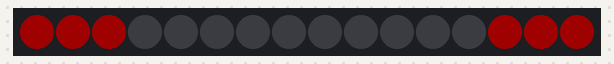
The sketch below on a simulated ESP8266 (NodeMCU). Shown: 16 RGB LEDs in strip order, left to right. Dim RGB values are drawn brighter than linear; random numbers use the default seed unless the sketch sets one.

Above: at 0.29 s.
At 4.47 s:
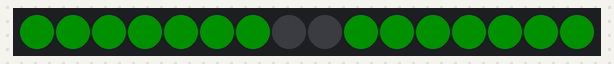
At 10.27 s:
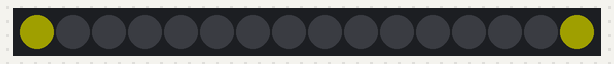
At 17.14 s:
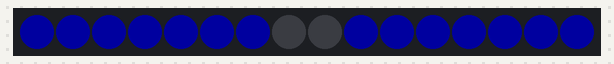
At 27.56 s:
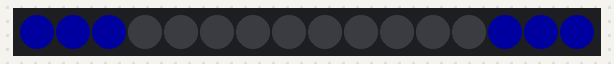
At 39.45 s:
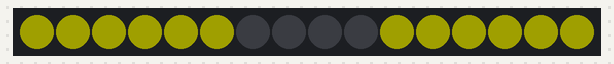

The sketch:

ws2812b_test_16.ino
```cpp
/**
 * 适用于16个灯珠的灯环测试
 * 只要是ws2812b的灯带，够16个灯珠都能正常使用
 */

 #include <FastLED.h>

//定义灯珠数量
#define WS_NUM_LEDS 16

//定义信号引脚
#define WS_DATA_PIN D4

//定义灯珠的顺序，多数ws2812b 都是GRB的顺序（如果发现颜色显示错误，可以重新排列）
#define WS_COLOR GRB

//创建LED管理对象
CRGB ws_leds[WS_NUM_LEDS];

void setup() {

  //设置芯片型号，和信号引脚，以及RGB灯珠的顺序（GRB 表示绿红蓝）
  FastLED.addLeds<WS2812B, WS_DATA_PIN, WS_COLOR>(ws_leds, WS_NUM_LEDS);
  //设置灯珠亮度，最高255
  FastLED.setBrightness(32);
}

int n = WS_NUM_LEDS;
int leds_max;
int duration = 20;
int r;
int g;
int b;
int rgb[] = {CRGB::Red,CRGB::Green,CRGB::Blue,CRGB::Yellow};
int step = 0;
void loop() {


  //随机出灯珠的顶点（最少3个，最多不能超过灯珠总数的一半，16个灯珠最高8）
  leds_max = random(3, 8);

  //两侧对称，逐一点亮灯珠（涨潮）
  for(int i=0;i<leds_max;i++){
    FastLED.delay(duration<150 ? duration=duration+20 : duration);

    ws_leds[i] = rgb[step];
    ws_leds[WS_NUM_LEDS-1-i] = rgb[step];
  }

  FastLED.delay(200);

  //让灯珠在亮灭之间闪烁3次
  for(int x=0;x<3;x++){

    for(int i=0;i<leds_max;i++){
      ws_leds[i].setRGB(0,0,0);
      ws_leds[WS_NUM_LEDS-1-i].setRGB(0,0,0);
    }

    FastLED.delay(200);

    for(int i=0;i<leds_max;i++){
      ws_leds[i] = rgb[step];
      ws_leds[WS_NUM_LEDS-1-i] = rgb[step];
    }
    FastLED.delay(200);
  }

  //反向逐一灭掉灯珠(退潮)
  for(int i=leds_max-1;i>=0;i--){
    FastLED.delay(50);
    ws_leds[i].setRGB(0,0,0);
    ws_leds[WS_NUM_LEDS-1-i].setRGB(0,0,0);
  }
  step++;
  step = step>3 ? 0 : step;
}
```
